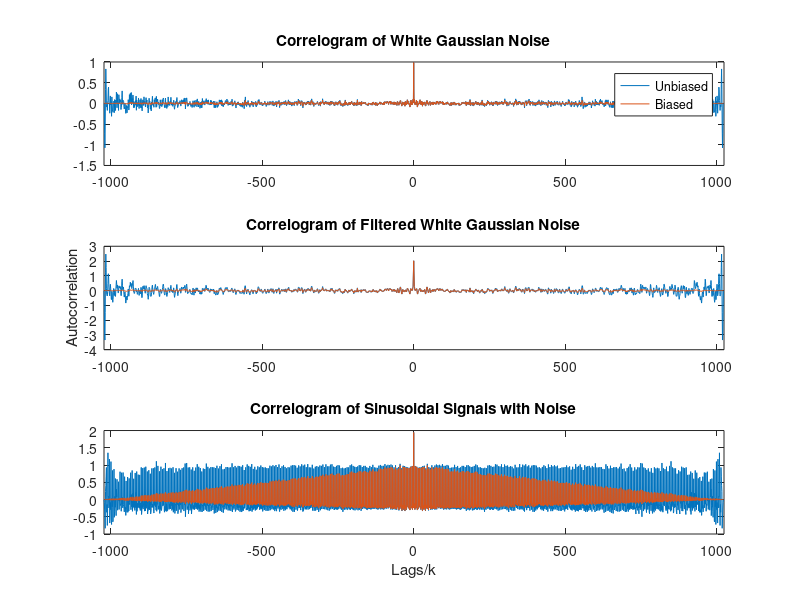
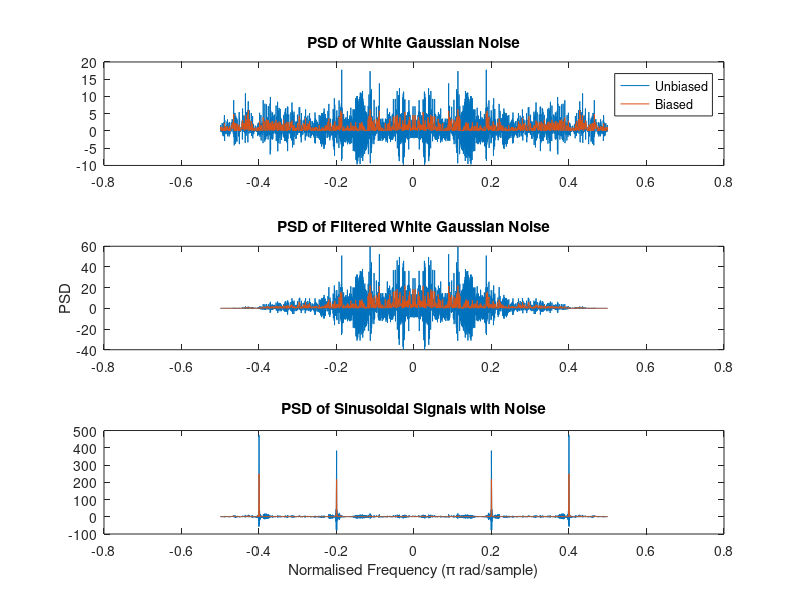
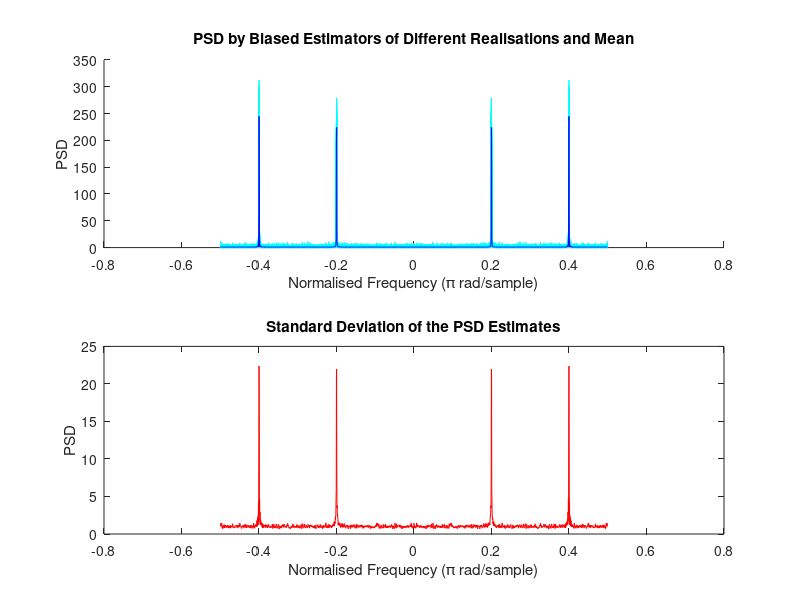
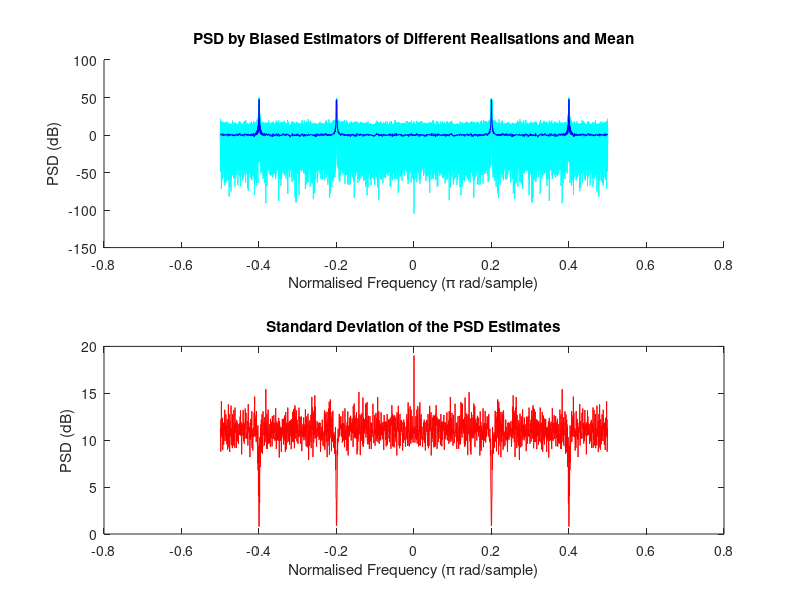

Source code (MATLAB) for these figures, in order: (Note: this script raises an error after producing the figures.)
%% 1.3 Correlation Estimation
clear all; close all; clc
%% a)
fs = 1;
N = 1024;
lags = -N+1:N-1;
w = lags./(2*N) * fs;
t = ((0:(N-1))/fs).';
sinef = [0.2 0.4];

WGN = wgn(N,1,0);
filtWGN = filter([1 1],1,WGN);
noisySine = sin(2*pi*sinef(1)*t) + sin(2*pi*sinef(2)*t) + WGN;

signals = {WGN, filtWGN, noisySine};

for i = 1:length(signals)
    r_bias_i = xcorr(signals{i},'biased');
    r_unbias_i = xcorr(signals{i},'unbiased');
    
    acf_bias{i} = r_bias_i;
    acf_unbias{i} = r_unbias_i;
    
    psd_bias_i = real(fftshift(fft(ifftshift(r_bias_i))));
    psd_unbias_i = real(fftshift(fft(ifftshift(r_unbias_i))));
    
    psd_bias{i} = psd_bias_i;
    psd_unbias{i} = psd_unbias_i;
end

%correlogram/autocorrelation plot
figure(1)
subplot(3,1,1)
plot(lags,acf_unbias{1}, lags,acf_bias{1})
title('Correlogram of White Gaussian Noise')
xlim([-N+1 N+1])
lgd = legend('Unbiased','Biased');
subplot(3,1,2)
plot(lags,acf_unbias{2}, lags,acf_bias{2})
title('Correlogram of Filtered White Gaussian Noise')
xlim([-N+1 N+1])
ylabel('Autocorrelation')
subplot(3,1,3)
plot(lags,acf_unbias{3}, lags,acf_bias{3})
title('Correlogram of Sinusoidal Signals with Noise')
xlim([-N+1 N+1])
xlabel('Lags/k')

%psd (correlogram-based estimation) plot
figure(2)
subplot(3,1,1)
plot(w,psd_unbias{1}, w,psd_bias{1})
title('PSD of White Gaussian Noise')
%xlim([-N+1 N+1])
lgd = legend('Unbiased','Biased');

subplot(3,1,2)
plot(w,psd_unbias{2}, w,psd_bias{2})
title('PSD of Filtered White Gaussian Noise')
%xlim([-N+1 N+1])
ylabel('PSD')
subplot(3,1,3)
plot(w,psd_unbias{3}, w,psd_bias{3})
title('PSD of Sinusoidal Signals with Noise')
%xlim([-N+1 N+1])
xlabel('Normalised Frequency (\pi rad/sample)')

%% b)
nRls = 100;

figure(3)
subplot(2,1,1)
hold on
for i = 1:nRls
    WGN = wgn(N,1,0);
    noisySine = sin(2*pi*sinef(1)*t) + sin(2*pi*sinef(2)*t) + WGN;
    
    acfRps{i} = xcorr(noisySine,'biased');
    psdRps{i} = real(fftshift(fft(ifftshift(acfRps{i}))));
    
    plot(w,psdRps{i},'c')
end
psdRps_mean = mean(cell2mat(psdRps),2);
plot(w,psdRps_mean,'b')
title('PSD by Biased Estimators of Different Realisations and Mean')
xlabel('Normalised Frequency (\pi rad/sample)')
ylabel('PSD')

%% c)
subplot(2,1,2)
psdRps_std = std(cell2mat(psdRps).');
plot(w,psdRps_std,'r')
title('Standard Deviation of the PSD Estimates')
xlabel('Normalised Frequency (\pi rad/sample)')
ylabel('PSD')


figure(4)
subplot(2,1,1)
hold on

for i = 1:nRls
    plot(w,mag2db(psdRps{i}),'c')
end

plot(w,mag2db(psdRps_mean),'b')
title('PSD by Biased Estimators of Different Realisations and Mean')
xlabel('Normalised Frequency (\pi rad/sample)')
ylabel('PSD (dB)')

subplot(2,1,2)
psdRps_std = std(mag2db(cell2mat(psdRps).'));
plot(w,psdRps_std,'r')
title('Standard Deviation of the PSD Estimates')
xlabel('Normalised Frequency (\pi rad/sample)')
ylabel('PSD (dB)')

%% d)
fs = 1;
N = [30 50];
nfft = 128;

figure(5)
hold on
for i = 1:length(N)
    n = 0:N(i)-1;
    noise = 0.2/sqrt(2)*(randn(size(n))+1j*randn(size(n))); 
    x = exp(1j*2*pi*0.3*n)+exp(1j*2*pi*0.32*n)+ noise;
    [pxx,f] = periodogram(x,rectwin(length(x)),nfft,fs);
    plot(f,mag2db(pxx),'linewidth',1.1)
end
title('Periodogram of Complex Exponentials')
xlabel('Normalised Frequency (\pi rad/sample)')
ylabel('PSD (dB)')
legend('N=30','N=50')

%% e)

N = [20 30 40];
for i = 1:length(N)
    for k = 1:nRls
        n = 0:N(i)-1;
        noise = 0.2/sqrt(2)*(randn(size(n))+1j*randn(size(n))); 
        x = exp(1j*2*pi*0.3*n)+exp(1j*2*pi*0.32*n)+ noise;

        [X,R] = corrmtx(x,14,'mod');
        [S{k},F] = pmusic(R,2,[],1,'corr');
    end
    MUpsd{i} = S;
    MUmean{i} = mean(cell2mat(S).');
    MUstd{i} = std(cell2mat(S).');
end



figure(6) 
subplot(3,2,1)
hold on
for i = 1:nRls
    plot(F,MUpsd{1}{i},'c')
end
plot(F,MUmean{1},'b'); 
set(gca,'xlim',[0.25 0.40]);
grid on;
title('MUSIC PSD Estimates and Mean: N=20')
subplot(3,2,2)
plot(F,MUstd{1},'r')
set(gca,'xlim',[0.25 0.40]);
grid on;
title('Standard Deviation of MUSIC PSD Estimates: N=20')

subplot(3,2,3)
hold on
for i = 1:nRls
    plot(F,MUpsd{2}{i},'c')
end
plot(F,MUmean{2},'b'); 
set(gca,'xlim',[0.25 0.40]);
grid on;
title('                                                         N=30')
ylabel('Pseudospectrum');
subplot(3,2,4)
plot(F,MUstd{2},'r')
set(gca,'xlim',[0.25 0.40]);
grid on;
title('                                                         N=30')

subplot(3,2,5)
hold on
for i = 1:nRls
    plot(F,MUpsd{3}{i},'c')
end
plot(F,MUmean{3},'b'); 
set(gca,'xlim',[0.25 0.40]);
grid on;
title('                                                         N=40')
xlabel('Hz'); 
subplot(3,2,6)
plot(F,MUstd{3},'r')
set(gca,'xlim',[0.25 0.40]);
grid on;
title('                                                         N=40')
xlabel('Hz'); 



